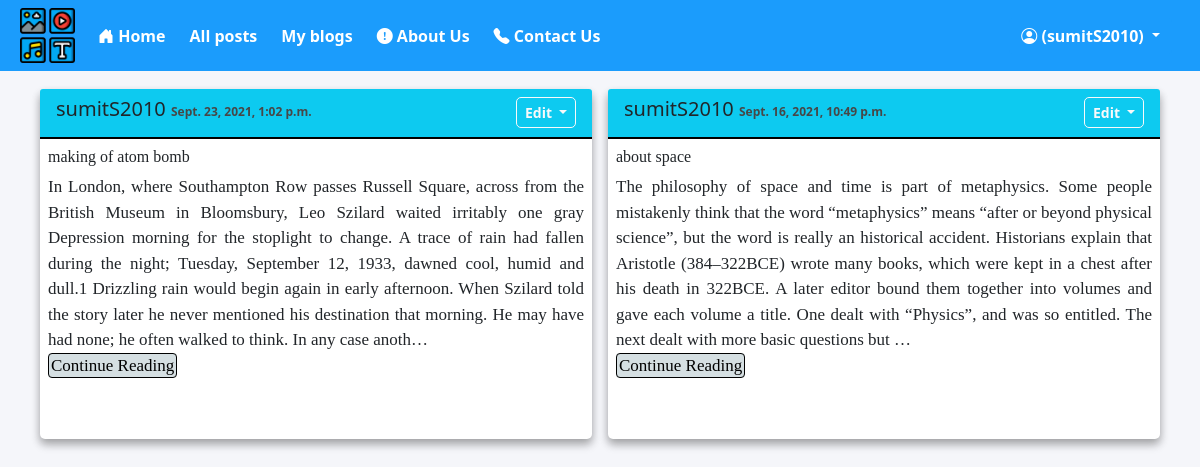
Screenshot of /blog/my_blogs (signed in) with the database file from the repository.
### blog/models.py (models this page shows, shortened)
class Post(models.Model):
    author_name = models.ForeignKey(User, on_delete=models.CASCADE, null=True, blank=True)
    blog_title = models.CharField(max_length=400)
    blog_content = models.TextField()
    likes = models.ManyToManyField(User,blank=True,related_name='likes')
    slug=models.SlugField(max_length=130,default='',blank=True,null=True)
    blog_post_time = models.DateTimeField(null=True, auto_now_add=True)
    class Meta:
        ordering = ("-blog_post_time",)

### blog/views.py (the view)
# urls.py: path('my_blogs',views.my_blogs,name="my_blogs"),
def my_blogs(request):
    mypost = Post.objects.filter(author_name=request.user)
    context3 = {"mypost":mypost}
    return render(request, "blog/my_blogs.html",context3)

### templates/blog/my_blogs.html (shortened to what this page needs)
{% extends 'base_template.html' %}
{% load static %}
{% block navigation_link %}
<a class="nav-link" href="{% url 'blog:blog_home' %}">All posts</a>
<a class="nav-link" href="{% url 'blog:my_blogs' %}">My blogs</a>
{% endblock %}
{% block body %}
<div class="container">
	<div class="row row-cols-1 row-cols-md-2 g-3">
		{% for post in mypost  %}
		<div class="col">
			<div class="card" style="height:350px;">
					<div class="card-header bg-info">
						<div class="row g-2">
							<div class="col-md-10">
								<h5>{{post.author_name.username}}  <b class="post-time"> {{post.blog_post_time}}</b></h5>
							</div>
							<div class="col-md-2">
								<div class="btn-group">
							  		<button type="button" class="btn btn-outline-light btn-sm dropdown-toggle" data-bs-toggle="dropdown" aria-expanded="false" id="edit-button">
										Edit
							  		</button>
								</div>
							</div>
						</div>
					</div>
					<div class="blog-post-section p-2">
						<h6>{{post.blog_title}}</h6>
						{% if post.blog_content|length >= 500 %}
						<p>{{post.blog_content| truncatechars:500}}<br><a href="/blog/{{post.slug}}" class="cont_reading">Continue Reading</a></p>
						{%else%}
						<p>{{post.blog_content}}</p>
						{% endif %}
					</div>
			</div>
		</div>
		{% endfor %}
	</div>
</div>
{% endblock %}

### templates/base_template.html (shortened to what this page needs)
{% load static %}
<!DOCTYPE html>
<html lang="en">
<head>
    <link rel="stylesheet" href="https://cdn.jsdelivr.net/npm/bootstrap-icons@1.4.1/font/bootstrap-icons.css">
    <link href="https://cdn.jsdelivr.net/npm/bootstrap@5.1.1/dist/css/bootstrap.min.css" rel="stylesheet">
</head>
<body style="background-color:#f5f6fa">
<nav class="navbar navbar-expand-lg">
	<div class="container-fluid">
		<img src="{% static 'images/logo.png' %}" style="width:70px;height:55px;object-fit:contain;">
		<div class="collapse navbar-collapse" id="navbarSupportedContent">
			<ul class="navbar-nav me-auto mb-2 mb-lg-0">
				<li class="nav-item">
					<a class="nav-link" aria-current="page" href="{% url 'home:home' %}"><i class="bi bi-house-door-fill"></i> Home</a>
				  </li>
				   {% block navigation_link %}{% endblock%}
				  <li class="nav-item">
					<a class="nav-link" href="\"><i class="bi bi-exclamation-circle-fill"></i> About Us</a>
				  </li>
				  <li class="nav-item">
					<a class="nav-link nav-link-color" href="{% url 'home:contact_page' %}"><i class="bi bi-telephone-fill"></i> Contact Us</a>
				  </li>
			</ul>
			{% if user.is_authenticated %}
	  <div class="dropdown mx-3">
		<button class="btn btn-primary dropdown-toggle" id="dropdownMenuButton" data-bs-toggle="dropdown" aria-expanded="false" >
		<i class="bi bi-person-circle"></i> ({{request.user}})
		</button>
	    </div>
	  {% else %}
	  	<a class="btn btn-outline-light btn-block mx-2" id="signuplogin-btn" href="{% url 'home:signup_page' %}" role="button">Sign Up</a>
	  	<a class="btn btn-outline-light btn-block mx-2" id="signuplogin-btn" href="{% url 'home:login_page' %}" role="button">Login</a>
    </div>
	{% endif %}
		</div>
	</div>
</nav>
{% block body %}
{% endblock %}
</body>
</html>

### templates/base_template.html (style rules this page uses)
.container { width: 100%; height: auto; padding: 10px; }
.navbar { background:#1B9CFC; }
.nav-link { color:white; margin-left:8px; font-weight: bold; }
#dropdownMenuButton { color:white; font-weight: bold; border:none; background:#1B9CFC; }
.card { margin-top:8px; width:100%; height:450px auto; border-radius:5px; border:none; box-shadow: 0 4px 8px 0 rgba(0, 0, 0, 0.2), 0 6px 10px 0 rgba(0, 0, 0, 0.19); }
.card-header { border-bottom:2px solid black; }
.post-time { font-size:12px; color:#474747; }
.cont_reading { background-color:#d5dfe2; border-radius:4px; color:black; border:1px solid; padding:2px; text-decoration:none; }
.blog-post-section { font-size:17px; text-align: justify; font-family:Georgia; }
#edit-button { border-radius:5px; width:100%; font-weight:bold; margin-left:20px; }

### rows the page displays
Post: author_name.username "sumitS2010", blog_post_time "Sept. 23, 2021, 1:02 p.m.", blog_title "making of atom bomb", blog_content "In London, where Southampton Row passes Russell Square, across from the British Museum in Bloomsbury, Leo Szilard waited irritably one gray Depression morning for the stoplight to change. A trace of rain had fallen during the night; Tuesday, September 12, 1933, dawned cool, humid and dull.1 Drizzling rain would begin again in early afternoon. When Szilard told the story later he never mentioned his destination that morning. He may have had none; he often walked to think. In any case anoth…"
Post: author_name.username "sumitS2010", blog_post_time "Sept. 16, 2021, 10:49 p.m.", blog_title "about space", blog_content "The philosophy of space and time is part of metaphysics. Some people mistakenly think that the word “metaphysics” means “after or beyond physical science”, but the word is really an historical accident. Historians explain that Aristotle (384–322BCE) wrote many books, which were kept in a chest after his death in 322BCE. A later editor bound them together into volumes and gave each volume a title. One dealt with “Physics”, and was so entitled. The next dealt with more basic questions but …"

### other values shown
{{ request.user }} "sumitS2010"
